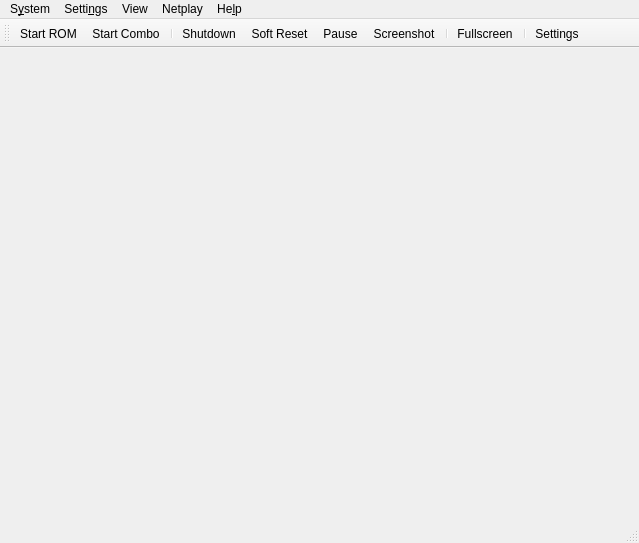
<?xml version="1.0" encoding="UTF-8"?>
<ui version="4.0">
 <class>MainWindow</class>
 <widget class="QMainWindow" name="MainWindow">
  <property name="geometry">
   <rect>
    <x>0</x>
    <y>0</y>
    <width>639</width>
    <height>543</height>
   </rect>
  </property>
  <property name="windowTitle">
   <string>Mupen64Plus - MPN (VERSION)</string>  </property>
  <property name="windowIcon">
   <iconset resource="UIResources.qrc">
    <normaloff>:/Resource/RMG.png</normaloff>:/Resource/RMG.png</iconset>
  </property>
  <widget class="QWidget" name="centralwidget">
   <layout class="QHBoxLayout" name="horizontalLayout"/>
  </widget>
  <widget class="QMenuBar" name="menubar">
   <property name="geometry">
    <rect>
     <x>0</x>
     <y>0</y>
     <width>639</width>
     <height>30</height>
    </rect>
   </property>
   <widget class="QMenu" name="menuSystem">
    <property name="title">
     <string>S&amp;ystem</string>
    </property>
    <widget class="QMenu" name="menuReset">
     <property name="title">
      <string>&amp;Reset</string>
     </property>
     <property name="icon">
      <iconset theme="restart-line"/>
     </property>
     <addaction name="action_System_SoftReset"/>
     <addaction name="action_System_HardReset"/>
    </widget>
    <widget class="QMenu" name="menuCurrent_Save_State">
     <property name="title">
      <string>&amp;Current Save State</string>
     </property>
     <property name="icon">
      <iconset theme="save-3-line"/>
     </property>
     <addaction name="actionSlot_0"/>
     <addaction name="actionSlot_1"/>
     <addaction name="actionSlot_2"/>
     <addaction name="actionSlot_3"/>
     <addaction name="actionSlot_4"/>
     <addaction name="actionSlot_5"/>
     <addaction name="actionSlot_6"/>
     <addaction name="actionSlot_7"/>
     <addaction name="actionSlot_8"/>
     <addaction name="actionSlot_9"/>
    </widget>
    <widget class="QMenu" name="menuSpeedFactor">
     <property name="enabled">
      <bool>true</bool>
     </property>
     <property name="title">
      <string>Speed &amp;Factor</string>
     </property>
     <property name="icon">
      <iconset theme="speed-line"/>
     </property>
     <addaction name="actionSpeed25"/>
     <addaction name="actionSpeed50"/>
     <addaction name="actionSpeed75"/>
     <addaction name="actionSpeed100"/>
     <addaction name="actionSpeed125"/>
     <addaction name="actionSpeed150"/>
     <addaction name="actionSpeed175"/>
     <addaction name="actionSpeed200"/>
     <addaction name="actionSpeed225"/>
     <addaction name="actionSpeed250"/>
     <addaction name="actionSpeed275"/>
     <addaction name="actionSpeed300"/>
    </widget>
    <addaction name="action_System_StartRom"/>
    <addaction name="action_System_OpenCombo"/>
    <addaction name="separator"/>
    <addaction name="action_System_Shutdown"/>
    <addaction name="menuReset"/>
    <addaction name="action_System_Pause"/>
    <addaction name="separator"/>
    <addaction name="action_System_Screenshot"/>
    <addaction name="separator"/>
    <addaction name="action_System_LimitFPS"/>
    <addaction name="menuSpeedFactor"/>
    <addaction name="separator"/>
    <addaction name="action_System_SaveState"/>
    <addaction name="action_System_SaveAs"/>
    <addaction name="action_System_LoadState"/>
    <addaction name="action_System_Load"/>
    <addaction name="separator"/>
    <addaction name="menuCurrent_Save_State"/>
    <addaction name="separator"/>
    <addaction name="action_System_Cheats"/>
    <addaction name="action_System_GSButton"/>
    <addaction name="separator"/>
    <addaction name="action_System_Exit"/>
   </widget>
   <widget class="QMenu" name="menuSettings">
    <property name="title">
     <string>Setti&amp;ngs</string>
    </property>
    <addaction name="action_Settings_Graphics"/>
    <addaction name="action_Settings_Audio"/>
    <addaction name="action_Settings_Rsp"/>
    <addaction name="action_Settings_Input"/>
    <addaction name="separator"/>
    <addaction name="action_Settings_Settings"/>
   </widget>
   <widget class="QMenu" name="menuView">
    <property name="title">
     <string>View</string>
    </property>
    <addaction name="action_View_Toolbar"/>
    <addaction name="action_View_StatusBar"/>
    <addaction name="separator"/>
    <addaction name="action_View_GameList"/>
    <addaction name="action_View_GameGrid"/>
    <addaction name="separator"/>
    <addaction name="action_View_UniformSize"/>
    <addaction name="separator"/>
    <addaction name="action_View_Fullscreen"/>
    <addaction name="separator"/>
    <addaction name="action_View_RefreshRoms"/>
    <addaction name="action_View_ClearRomCache"/>
    <addaction name="separator"/>
    <addaction name="action_View_Log"/>
   </widget>
   <widget class="QMenu" name="menuHelp">
    <property name="title">
     <string>He&amp;lp</string>
    </property>
    <addaction name="action_Help_Github"/>
    <addaction name="separator"/>
    <addaction name="action_Help_Update"/>
    <addaction name="separator"/>
    <addaction name="action_Help_About"/>
   </widget>
   <widget class="QMenu" name="menuNetplay">
    <property name="title">
     <string>Netplay</string>
    </property>
    <addaction name="action_Netplay_CreateSession"/>
    <addaction name="action_Netplay_JoinSession"/>
   </widget>
   <addaction name="menuSystem"/>
   <addaction name="menuSettings"/>
   <addaction name="menuView"/>
   <addaction name="menuNetplay"/>
   <addaction name="menuHelp"/>
  </widget>
  <widget class="QStatusBar" name="statusbar"/>
  <widget class="QToolBar" name="toolBar">
   <property name="windowTitle">
    <string>toolBar</string>
   </property>
   <property name="movable">
    <bool>true</bool>
   </property>
   <property name="toolButtonStyle">
    <enum>Qt::ToolButtonStyle::ToolButtonTextUnderIcon</enum>
   </property>
   <property name="floatable">
    <bool>false</bool>
   </property>
   <attribute name="toolBarArea">
    <enum>TopToolBarArea</enum>
   </attribute>
   <attribute name="toolBarBreak">
    <bool>false</bool>
   </attribute>
   <addaction name="action_System_StartRom"/>
   <addaction name="action_System_OpenCombo"/>
   <addaction name="separator"/>
   <addaction name="action_System_Shutdown"/>
   <addaction name="action_System_SoftReset"/>
   <addaction name="action_System_Pause"/>
   <addaction name="action_System_Screenshot"/>
   <addaction name="separator"/>
   <addaction name="action_View_Fullscreen"/>
   <addaction name="separator"/>
   <addaction name="action_Settings_Settings"/>
  </widget>
  <action name="action_System_StartRom">
   <property name="icon">
    <iconset theme="file-line"/>
   </property>
   <property name="text">
    <string>&amp;Start ROM</string>
   </property>
  </action>
  <action name="action_System_OpenCombo">
   <property name="icon">
    <iconset theme="file-line"/>
   </property>
   <property name="text">
    <string>Start Co&amp;mbo</string>
   </property>
  </action>
  <action name="action_System_Shutdown">
   <property name="icon">
    <iconset theme="shut-down-line"/>
   </property>
   <property name="text">
    <string>S&amp;hutdown</string>
   </property>
  </action>
  <action name="action_System_SoftReset">
   <property name="icon">
    <iconset theme="restart-line"/>
   </property>
   <property name="text">
    <string>&amp;Soft Reset</string>
   </property>
  </action>
  <action name="action_System_HardReset">
   <property name="icon">
    <iconset theme="restart-line"/>
   </property>
   <property name="text">
    <string>&amp;Hard Reset</string>
   </property>
  </action>
  <action name="action_System_Pause">
   <property name="checkable">
    <bool>true</bool>
   </property>
   <property name="icon">
    <iconset theme="pause-line"/>
   </property>
   <property name="text">
    <string>&amp;Pause</string>
   </property>
  </action>
  <action name="action_System_Screenshot">
   <property name="icon">
    <iconset theme="screenshot-2-line"/>
   </property>
   <property name="text">
    <string>Scree&amp;nshot</string>
   </property>
  </action>
  <action name="action_System_LimitFPS">
   <property name="checkable">
    <bool>true</bool>
   </property>
   <property name="icon">
    <iconset theme="speed-line"/>
   </property>
   <property name="text">
    <string>&amp;Limit FPS</string>
   </property>
  </action>
  <action name="action_System_SaveState">
   <property name="icon">
    <iconset theme="save-3-line"/>
   </property>
   <property name="text">
    <string>Sa&amp;ve State</string>
   </property>
  </action>
  <action name="action_System_SaveAs">
   <property name="icon">
    <iconset theme="save-3-line"/>
   </property>
   <property name="text">
    <string>Save As...</string>
   </property>
  </action>
  <action name="action_System_LoadState">
   <property name="icon">
    <iconset theme="folder-open-line"/>
   </property>
   <property name="text">
    <string>L&amp;oad State</string>
   </property>
  </action>
  <action name="action_System_Load">
   <property name="icon">
    <iconset theme="folder-open-line"/>
   </property>
   <property name="text">
    <string>Loa&amp;d...</string>
   </property>
  </action>
  <action name="actionSlot_0">
   <property name="checkable">
    <bool>true</bool>
   </property>
   <property name="text">
    <string>&amp;Slot 0</string>
   </property>
  </action>
  <action name="actionSlot_1">
   <property name="checkable">
    <bool>true</bool>
   </property>
   <property name="text">
    <string>Slot &amp;1</string>
   </property>
  </action>
  <action name="actionSlot_2">
   <property name="checkable">
    <bool>true</bool>
   </property>
   <property name="text">
    <string>Slot &amp;2</string>
   </property>
  </action>
  <action name="actionSlot_3">
   <property name="checkable">
    <bool>true</bool>
   </property>
   <property name="text">
    <string>Slot &amp;3</string>
   </property>
  </action>
  <action name="actionSlot_4">
   <property name="checkable">
    <bool>true</bool>
   </property>
   <property name="text">
    <string>Slot &amp;4</string>
   </property>
  </action>
  <action name="actionSlot_5">
   <property name="checkable">
    <bool>true</bool>
   </property>
   <property name="text">
    <string>Slot &amp;5</string>
   </property>
  </action>
  <action name="actionSlot_6">
   <property name="checkable">
    <bool>true</bool>
   </property>
   <property name="text">
    <string>Slot &amp;6</string>
   </property>
  </action>
  <action name="actionSlot_7">
   <property name="checkable">
    <bool>true</bool>
   </property>
   <property name="text">
    <string>Slot &amp;7</string>
   </property>
  </action>
  <action name="actionSlot_8">
   <property name="checkable">
    <bool>true</bool>
   </property>
   <property name="text">
    <string>Slot &amp;8</string>
   </property>
  </action>
  <action name="actionSlot_9">
   <property name="checkable">
    <bool>true</bool>
   </property>
   <property name="text">
    <string>Slot &amp;9</string>
   </property>
  </action>
  <action name="action_System_Cheats">
   <property name="icon">
    <iconset theme="code-box-line"/>
   </property>
   <property name="text">
    <string>Cheats...</string>
   </property>
  </action>
  <action name="action_System_GSButton">
   <property name="icon">
    <iconset theme="checkbox-blank-circle-line"/>
   </property>
   <property name="text">
    <string>&amp;GS Button</string>
   </property>
  </action>
  <action name="action_System_Exit">
   <property name="icon">
    <iconset theme="door-open-line"/>
   </property>
   <property name="text">
    <string>&amp;Exit</string>
   </property>
  </action>
  <action name="action_Settings_Graphics">
   <property name="icon">
    <iconset theme="brush-line"/>
   </property>
   <property name="text">
    <string>&amp;Graphics</string>
   </property>
  </action>
  <action name="action_Settings_Input">
   <property name="icon">
    <iconset theme="gamepad-line"/>
   </property>
   <property name="text">
    <string>&amp;Input</string>
   </property>
  </action>
  <action name="action_Settings_Rsp">
   <property name="icon">
    <iconset theme="settings-3-line"/>
   </property>
   <property name="text">
    <string>&amp;RSP</string>
   </property>
  </action>
  <action name="action_Settings_Audio">
   <property name="icon">
    <iconset theme="volume-up-line"/>
   </property>
   <property name="text">
    <string>&amp;Audio</string>
   </property>
  </action>
  <action name="action_Settings_Settings">
   <property name="icon">
    <iconset theme="settings-3-line"/>
   </property>
   <property name="text">
    <string>&amp;Settings</string>
   </property>
  </action>
  <action name="action_View_Fullscreen">
   <property name="icon">
    <iconset theme="fullscreen-line"/>
   </property>
   <property name="text">
    <string>&amp;Fullscreen</string>
   </property>
  </action>
  <action name="action_Help_Github">
   <property name="icon">
    <iconset theme="github-fill"/>
   </property>
   <property name="text">
    <string>&amp;Github Repository</string>
   </property>
  </action>
  <action name="action_Help_About">
   <property name="icon">
    <iconset theme="information-line"/>
   </property>
   <property name="text">
    <string>&amp;About RMG</string>
   </property>
  </action>
  <action name="action_View_Toolbar">
   <property name="checkable">
    <bool>true</bool>
   </property>
   <property name="icon">
    <iconset theme="tools-line"/>
   </property>
   <property name="text">
    <string>&amp;Toolbar</string>
   </property>
  </action>
  <action name="action_View_StatusBar">
   <property name="checkable">
    <bool>true</bool>
   </property>
   <property name="icon">
    <iconset theme="information-line"/>
   </property>
   <property name="text">
    <string>&amp;Status Bar</string>
   </property>
  </action>
  <action name="action_View_GameList">
   <property name="icon">
    <iconset theme="list-check"/>
   </property>
   <property name="text">
    <string>&amp;Game List</string>
   </property>
  </action>
  <action name="action_View_GameGrid">
   <property name="icon">
    <iconset theme="function-line"/>
   </property>
   <property name="text">
    <string>Ga&amp;me Grid</string>
   </property>
  </action>
  <action name="action_View_RefreshRoms">
   <property name="icon">
    <iconset theme="refresh-line"/>
   </property>
   <property name="text">
    <string>&amp;Refresh ROMs</string>
   </property>
  </action>
  <action name="action_View_Log">
   <property name="icon">
    <iconset theme="file-list-line"/>
   </property>
   <property name="text">
    <string>&amp;Log</string>
   </property>
  </action>
  <action name="action_View_ClearRomCache">
   <property name="icon">
    <iconset theme="delete-bin-line"/>
   </property>
   <property name="text">
    <string>&amp;Clear ROM Cache</string>
   </property>
  </action>
  <action name="action_View_UniformSize">
   <property name="checkable">
    <bool>true</bool>
   </property>
   <property name="icon">
    <iconset theme="function-line"/>
   </property>
   <property name="text">
    <string>&amp;Uniform Size (Grid View)</string>
   </property>
  </action>
  <action name="actionSpeed25">
   <property name="checkable">
    <bool>false</bool>
   </property>
   <property name="text">
    <string>&amp;25%</string>
   </property>
  </action>
  <action name="actionSpeed50">
   <property name="text">
    <string>&amp;50%</string>
   </property>
  </action>
  <action name="actionSpeed100">
   <property name="text">
    <string>&amp;100%</string>
   </property>
  </action>
  <action name="actionSpeed125">
   <property name="text">
    <string>125%</string>
   </property>
  </action>
  <action name="actionSpeed150">
   <property name="text">
    <string>150%</string>
   </property>
  </action>
  <action name="actionSpeed200">
   <property name="text">
    <string>2&amp;00%</string>
   </property>
  </action>
  <action name="actionSpeed75">
   <property name="text">
    <string>&amp;75%</string>
   </property>
  </action>
  <action name="actionSpeed175">
   <property name="text">
    <string>175%</string>
   </property>
  </action>
  <action name="actionSpeed225">
   <property name="text">
    <string>225%</string>
   </property>
  </action>
  <action name="actionSpeed250">
   <property name="text">
    <string>250%</string>
   </property>
  </action>
  <action name="actionSpeed275">
   <property name="text">
    <string>275%</string>
   </property>
  </action>
  <action name="actionSpeed300">
   <property name="text">
    <string>&amp;300%</string>
   </property>
  </action>
  <action name="action_Help_Update">
   <property name="icon">
    <iconset theme="download-line"/>
   </property>
   <property name="text">
    <string>&amp;Check For Updates</string>
   </property>
  </action>
  <action name="action_Netplay_CreateSession">
   <property name="icon">
    <iconset theme="server-line"/>
   </property>
   <property name="text">
    <string>&amp;Create Session</string>
   </property>
  </action>
  <action name="action_Netplay_JoinSession">
   <property name="icon">
    <iconset theme="plug-line"/>
   </property>
   <property name="text">
    <string>&amp;Join Session</string>
   </property>
  </action>
 </widget>
 <resources>
  <include location="UIResources.qrc"/>
 </resources>
 <connections/>
</ui>
